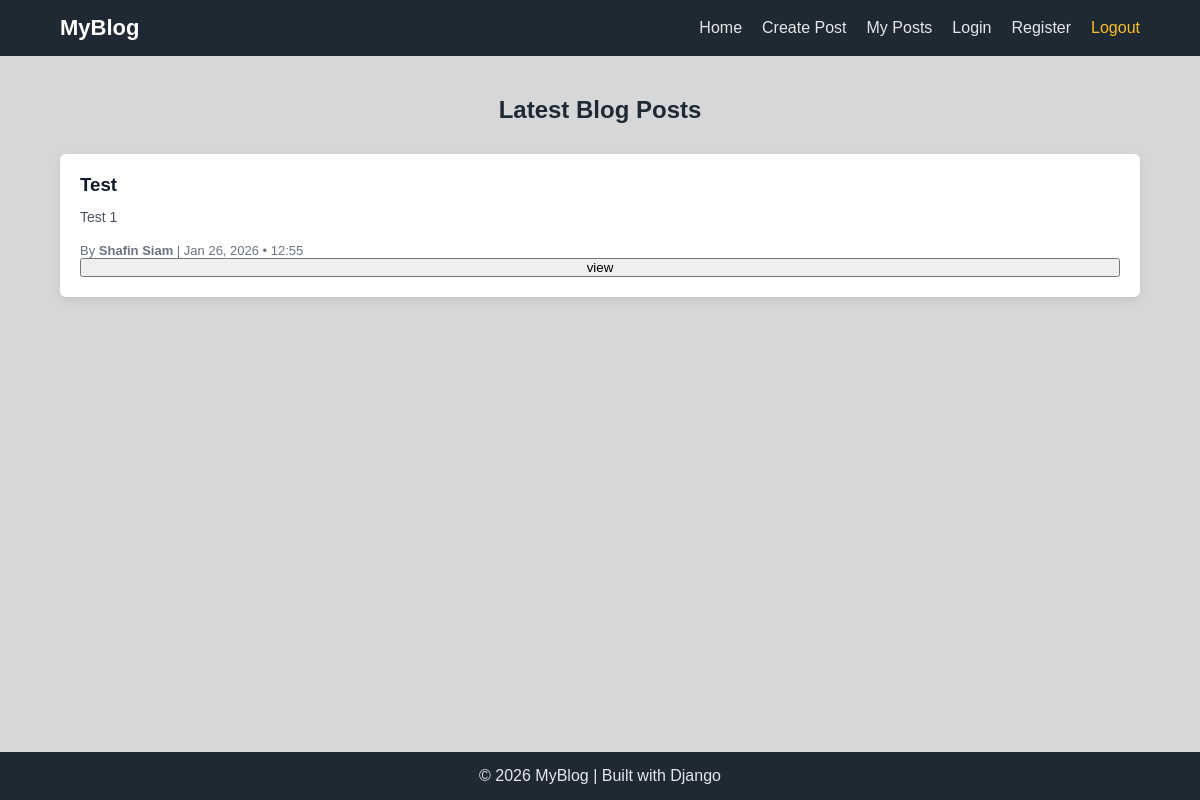
The app's page /, older data.
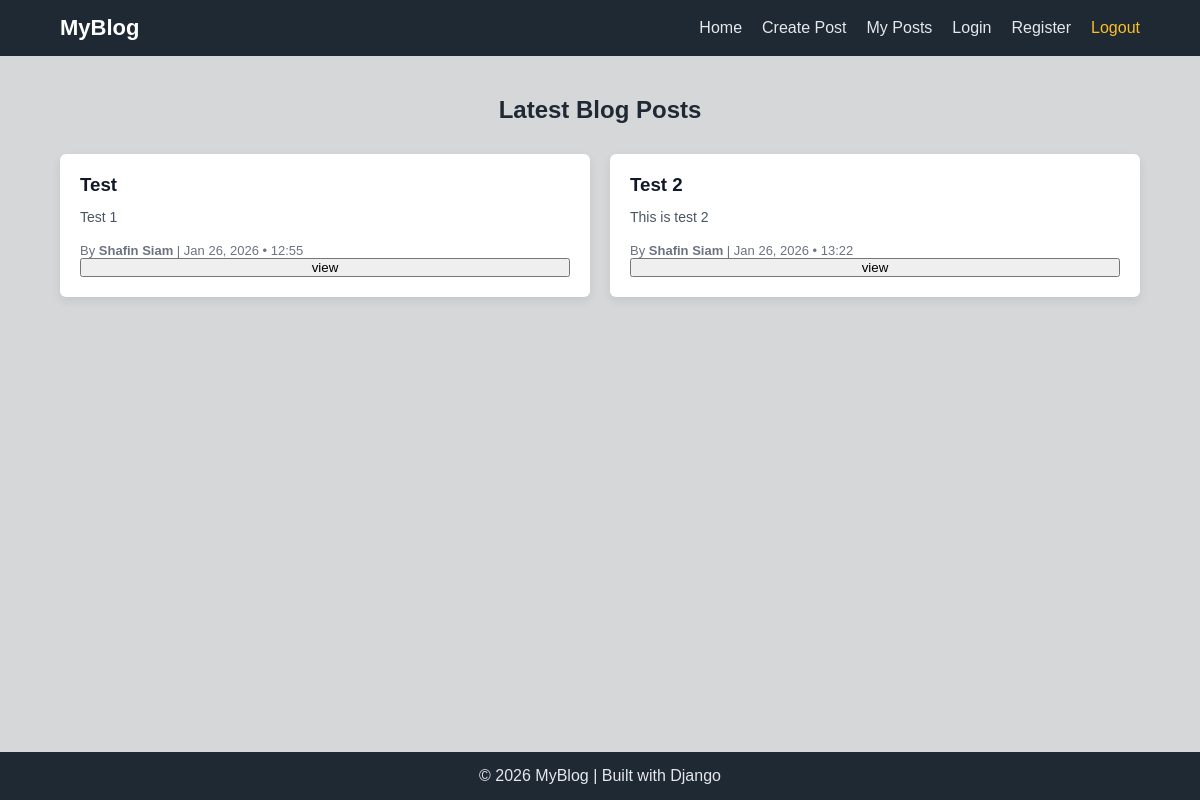
The same page, newer data.
### blogapp/models.py (models this page shows, shortened)
class Post(models.Model):
    title = models.CharField(max_length=100)
    description = models.TextField()
    created_by = models.ForeignKey(User, on_delete=models.CASCADE)
    created_at = models.DateTimeField(auto_now_add=True)

### blogapp/views.py (the view)
# urls.py: 2. Add a URL to urlpatterns:  path('', views.home, name='home')
def home(request):
    if request.method == 'GET':
        post_list = Post.objects.all()
        return render(request, 'home/home.html' , {'post_list': post_list})
    return render(request, 'home/home.html')

### blogapp/templates/home/home.html (shortened to what this page needs)
{% extends 'base.html' %}
{% block content %}
<h2>Latest Blog Posts</h2>
<div class="posts">
    {% for post in post_list %}
        <div class="post-card">
            <h3>{{ post.title }}</h3>
            <p>{{ post.description }}</p>
            <div class="post-footer">
                By <strong>
                    {{ post.created_by.get_full_name|default:post.created_by.username }}
                </strong>
                | {{ post.created_at|date:"M d, Y • H:i" }}
            </div>
            <button>view</button>
        </div>
    {% empty %}
        <p>No posts yet.</p>
    {% endfor %}
</div>
{% endblock %}

### blogapp/templates/base.html (shortened to what this page needs)
<!DOCTYPE html>
<html lang="en">
</head>
<body>
<header>
    <div class="nav-container">
        <a href="{% url 'home' %}" class="logo">MyBlog</a>
        <nav>
            <ul>
                <li><a href="{% url 'home' %}">Home</a></li>
                <li><a href="{% url 'create_post' %}">Create Post</a></li>
                <li><a href="{% url 'view_post' %}">My Posts</a></li>
                <li><a href="{% url 'login' %}">Login</a></li>
                <li><a href="{% url 'register' %}">Register</a></li>
                <li><a href="{% url 'logout_view' %}" class="logout">Logout</a></li>
            </ul>
        </nav>
    </div>
</header>
<main>
    {% block content %}{% endblock %}
</main>
<footer>
    © 2026 MyBlog | Built with Django
</footer>
</body>
</html>

### blogapp/templates/base.html (style rules this page uses)
* { margin: 0; padding: 0; box-sizing: border-box; font-family: Arial, sans-serif; }
body { min-height: 100vh; display: flex; flex-direction: column; background-color: #d5d7d8; }
header { background-color: #1f2933; padding: 15px 0; }
.nav-container { width: 90%; max-width: 1100px; margin: auto; display: flex; justify-content: space-between; align-items: center; }
.logo { color: #ffffff; font-size: 22px; font-weight: bold; text-decoration: none; }
nav ul { list-style: none; display: flex; gap: 20px; }
nav ul li a { color: #e5e7eb; text-decoration: none; }
.logout { color: #fbbf24; }
main { width: 90%; max-width: 1100px; margin: 40px auto; flex: 1; }
main h2 { text-align: center; margin-bottom: 30px; color: #1f2933; }
.posts { display: grid; grid-template-columns: repeat(auto-fit, minmax(280px, 1fr)); gap: 20px; }
.post-card { background-color: #ffffff; border-radius: 6px; box-shadow: 0 4px 10px rgba(0,0,0,0.08); padding: 20px; display: flex; flex-direction: column; justify-content: space-between; }
.post-card h3 { color: #111827; margin-bottom: 10px; }
.post-card p { color: #4b5563; font-size: 14px; line-height: 1.6; }
.post-footer { margin-top: 15px; font-size: 13px; color: #6b7280; }
footer { background-color: #1f2933; color: #e5e7eb; text-align: center; padding: 15px 0; }

Row changes from the older to the newer data that the page shows:
added Post: title "Test 2", description "This is test 2", created_by.get_full_name "Shafin Siam", created_at "Jan 26, 2026 • 13:22"
